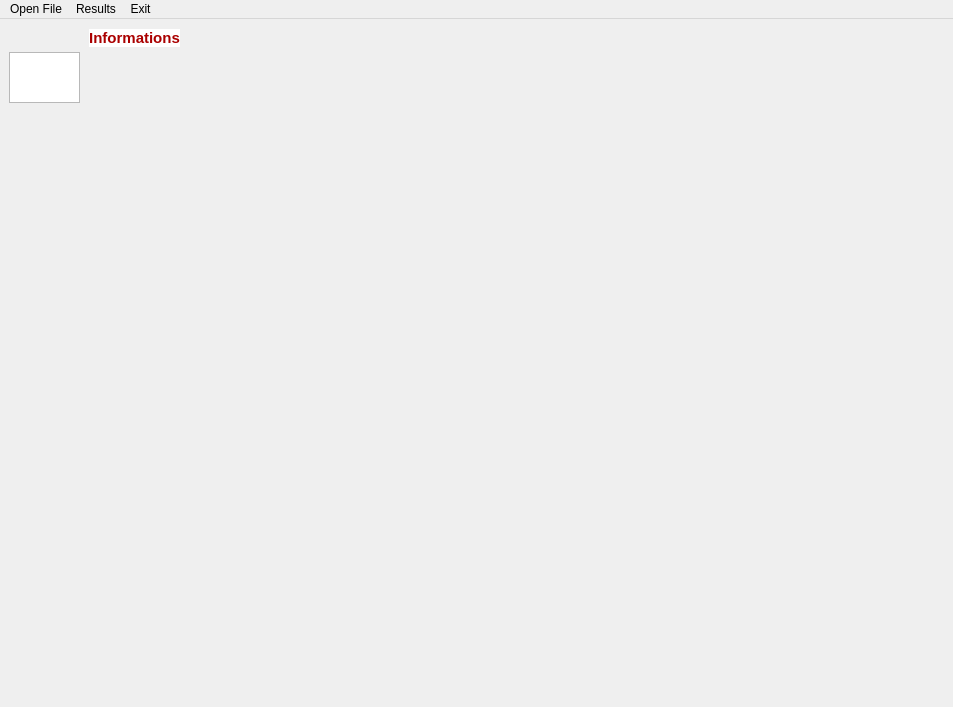
<?xml version="1.0" encoding="UTF-8"?>
<ui version="4.0">
 <class>MainWindow</class>
 <widget class="QMainWindow" name="MainWindow">
  <property name="geometry">
   <rect>
    <x>0</x>
    <y>0</y>
    <width>953</width>
    <height>707</height>
   </rect>
  </property>
  <property name="maximumSize">
   <size>
    <width>1920</width>
    <height>1080</height>
   </size>
  </property>
  <property name="windowTitle">
   <string>AtilaCalculatorSoftware</string>
  </property>
  <property name="tabShape">
   <enum>QTabWidget::Triangular</enum>
  </property>
  <widget class="QWidget" name="centralwidget">
   <property name="autoFillBackground">
    <bool>true</bool>
   </property>
   <layout class="QGridLayout" name="gridLayout">
    <item row="0" column="0">
     <widget class="QVTKOpenGLNativeWidget" name="qvtkWidget" native="true">
      <property name="mouseTracking">
       <bool>true</bool>
      </property>
      <property name="autoFillBackground">
       <bool>true</bool>
      </property>
     </widget>
    </item>
   </layout>
   <widget class="QListView" name="listView">
    <property name="geometry">
     <rect>
      <x>9</x>
      <y>33</y>
      <width>71</width>
      <height>51</height>
     </rect>
    </property>
    <property name="font">
     <font>
      <family>Ubuntu Mono</family>
     </font>
    </property>
    <property name="layoutDirection">
     <enum>Qt::LeftToRight</enum>
    </property>
    <property name="autoFillBackground">
     <bool>true</bool>
    </property>
    <property name="isWrapping" stdset="0">
     <bool>true</bool>
    </property>
    <property name="resizeMode">
     <enum>QListView::Adjust</enum>
    </property>
    <property name="layoutMode">
     <enum>QListView::SinglePass</enum>
    </property>
    <property name="spacing">
     <number>2</number>
    </property>
    <property name="wordWrap">
     <bool>true</bool>
    </property>
   </widget>
   <widget class="QLabel" name="label">
    <property name="geometry">
     <rect>
      <x>80</x>
      <y>10</y>
      <width>109</width>
      <height>18</height>
     </rect>
    </property>
    <property name="autoFillBackground">
     <bool>true</bool>
    </property>
    <property name="text">
     <string>&lt;html&gt;&lt;head/&gt;&lt;body&gt;&lt;p align=&quot;center&quot;&gt;&lt;span style=&quot; font-size:11pt; font-weight:600; color:#aa0000;background-color : white;&quot;&gt;Informations&lt;/span&gt;&lt;/p&gt;&lt;/body&gt;&lt;/html&gt;</string>
    </property>
    <property name="scaledContents">
     <bool>true</bool>
    </property>
    <property name="wordWrap">
     <bool>false</bool>
    </property>
   </widget>
   <zorder>qvtkWidget</zorder>
   <zorder>listView</zorder>
   <zorder>label</zorder>
  </widget>
  <widget class="QMenuBar" name="menuBar1">
   <property name="geometry">
    <rect>
     <x>0</x>
     <y>0</y>
     <width>953</width>
     <height>20</height>
    </rect>
   </property>
   <property name="autoFillBackground">
    <bool>true</bool>
   </property>
   <property name="defaultUp">
    <bool>false</bool>
   </property>
   <widget class="QMenu" name="menuResults">
    <property name="title">
     <string>Results</string>
    </property>
   </widget>
   <addaction name="actionOpenFile"/>
   <addaction name="menuResults"/>
   <addaction name="actionExit"/>
  </widget>
  <action name="actionOpenFile">
   <property name="enabled">
    <bool>true</bool>
   </property>
   <property name="text">
    <string>Open File</string>
   </property>
  </action>
  <action name="actionExit">
   <property name="text">
    <string>Exit</string>
   </property>
  </action>
 </widget>
 <customwidgets>
  <customwidget>
   <class>QVTKOpenGLNativeWidget</class>
   <extends>QWidget</extends>
   <header>QVTKOpenGLNativeWidget.h</header>
  </customwidget>
 </customwidgets>
 <resources/>
 <connections/>
</ui>
